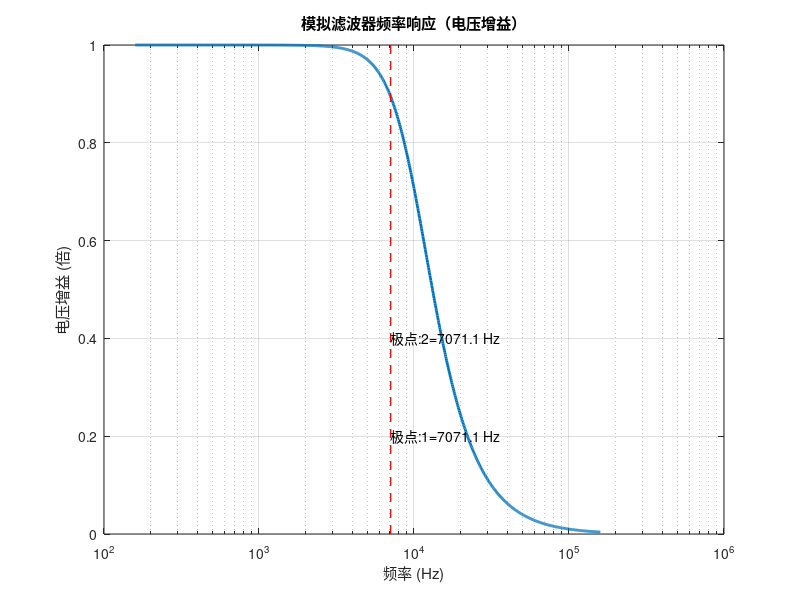
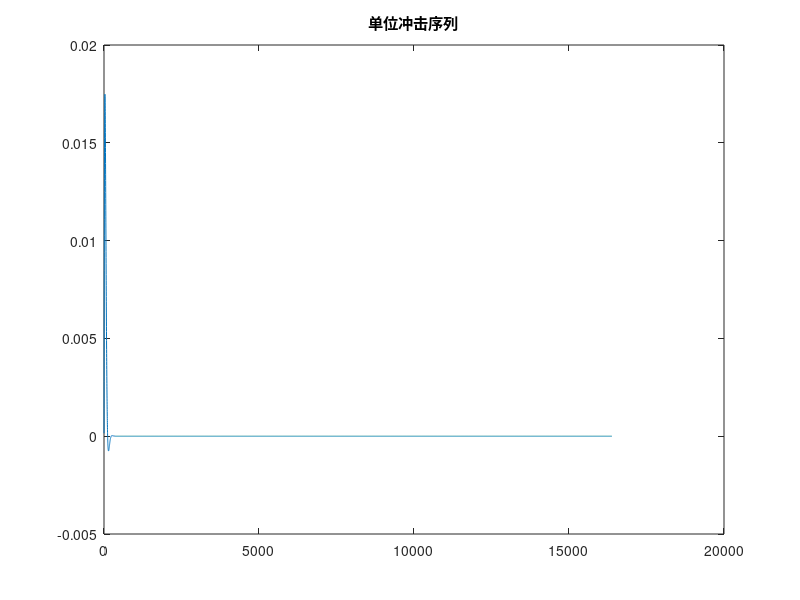
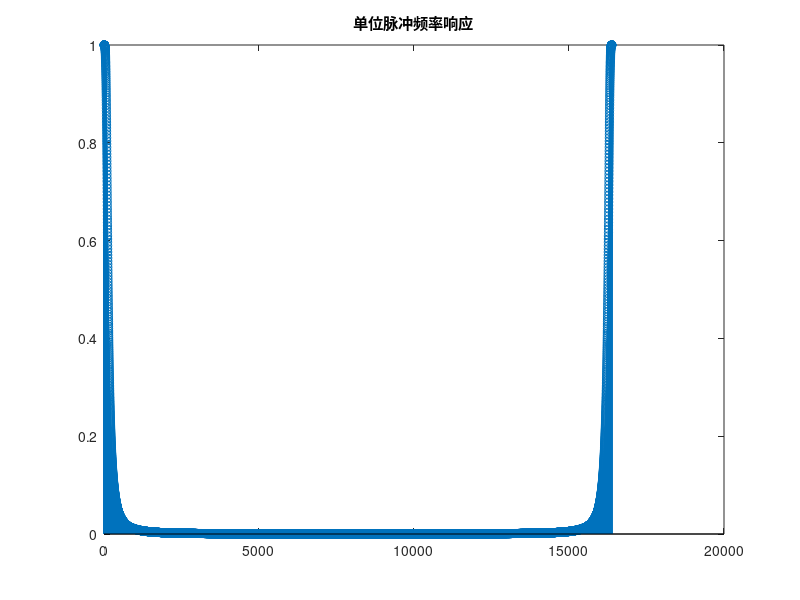
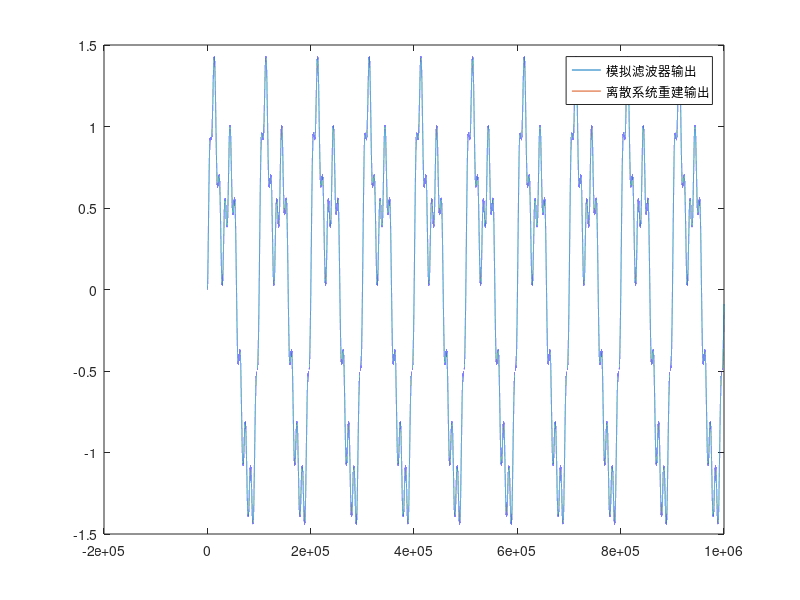

MATLAB code for these plots, in order:
clc;
close all;
clear;
%% 说明
% 如果信号是个方波，由于这个代码用的滤波器是低通滤波器，所以高次谐波基本被抑制，看不出来，可以换滤波器，修改传递函数
% 如果经过离散化的模拟滤波器收敛太慢，可以增加点数，就可以看到收敛后的波形了

% 构建一个模拟滤波器
% num = 5;
% den = [1e-8,3e-4,1];

% 另一个滤波器
num = 3.94784176043574e9;
den = [1,8.8857534006821e4,3.94784176043574e9];

sys_filter = tf(num,den);
poles = pole(sys_filter)/2/pi;
zero_s = zero(sys_filter);

%% 模拟滤波器电压增益曲线（线性幅值）
%关于这个系统的增益与极点的关系还需要进一步学习，根据zero-pole能够大致推断出这个曲线应该是什么样子吗？

[mag, phase, w] = bode(sys_filter);
mag = squeeze(mag);           % 序列化电压增益（倍数）
w_hz = w / (2*pi);             % rad/s --> Hz

figure;
semilogx(w_hz, mag, 'LineWidth', 2);
grid on;
xlabel('频率 (Hz)');
ylabel('电压增益 (倍)');
title('模拟滤波器频率响应（电压增益）');
% 在图中标注极点位置
hold on;
for k = 1:length(poles)
    fc = abs(real(poles(k)));   % 频率取绝对值
    % 画竖线
    plot([fc fc], ylim, '--r');
    text(fc,max(mag)*0.2*k,...
        sprintf('极点:%d=%.1f Hz',k,fc));

end
hold off;

%%
%定义示波器采样率
f_osc = 100e6;
fs = 1.6384e6;%1.6384M采样率->1638400HZ

%%
%从模拟滤波器转为离散滤波器

SysDiscrete = c2d(sys_filter,1/f_osc,'tustin');
%离散化后的滤波器系数
[DiscreteNum,DiscreteDen] = tfdata(SysDiscrete,'v');

%%
%生成一个1k-50k(step:200)的矩形波（duty：10%-50% step:5%）
f_square = 10e3;
duty = 50;
t = 0:1/f_osc:200/f_square;
signal_square = square(2*pi*f_square*t,50)+1;

%生成一个1k-50k(step:200)的三角波
f_tri = 10e3;
t = 0:1/f_osc:20/f_tri;
duty_tri = 0.5;
signal_tri = sawtooth(2*pi*f_tri*t,duty_tri)+1;

%% 利用单位脉冲得到系统函数的单位冲击响应

%生成一个delta单位冲击序列
M = f_osc/fs;
deltan = [1 zeros(1, M*16384-1)];

%得到滤波器的单位脉冲响应hn就是滤波器的频率响应
hnConsec = filter(DiscreteNum,DiscreteDen,deltan);
n = (1:16384);

% 直接抽取，相当ADC采样,但是不包括抗混叠
% hnDiscre = M*hnConsec(floor(M*n));

%使用重采样函数，包括抗混叠
hnDiscre = M*resample(hnConsec,fs,f_osc);

%离散化后的滤波器系数
figure;
plot(hnDiscre);
title('单位冲击序列');
figure;
stem(abs(fft(hnDiscre)));
title('单位脉冲频率响应');


%% 当测试信号为正弦信号时

%信号源生成一个1k-50k(step:200)的正弦信号
f_signal = 1e3 ;
t = 0:1/f_osc:(16384-1)/fs;%100M示波器采样20个周期
signal = 1*sin(2*pi*f_signal*t)+0.5*sin(2*pi*f_signal*2*t+pi/3)+...
0.3*sin(2*pi*f_signal*3*t)+0.3*sin(2*pi*f_signal*10*t+pi/4);%正弦波信号

%信号源生成一个1k-50k(step:200)的方波信号
%signal = square(2*pi*f_signal*t)+1;


%ADC采样正弦信号
ts = 0:1/fs:(16384-1)/fs;%1.6384M ADC采样16384点
ADCsignal = 1*sin(2*pi*f_signal*ts)+0.5*sin(2*pi*f_signal*2*ts+pi/3)+...
    0.3*sin(2*pi*f_signal*3*ts)+0.3*sin(2*pi*f_signal*10*ts+pi/4);
%ADCsignal = square(2*pi*f_signal*ts)+1;



% 注入信号发生器信号检验离散系统
OutFilterSignal = filter(DiscreteNum,DiscreteDen,signal);

% 处理器需要做的
N = length(ADCsignal)+length(hnDiscre)-1;
ADCsignal_fft = fft(ADCsignal,N);
hn_fft = fft(hnDiscre,N);
OutDACSignal_fft = ADCsignal_fft .* hn_fft;
OutDACSignal = ifft(OutDACSignal_fft);


%零阶保持DAC输出
OutDACSignal_zoh = interp1(ts, OutDACSignal(1:16384),t, 'previous', 'extrap');

figure;
plot(OutFilterSignal);
hold on;
plot(OutDACSignal_zoh);
legend('模拟滤波器输出','离散系统重建输出');



